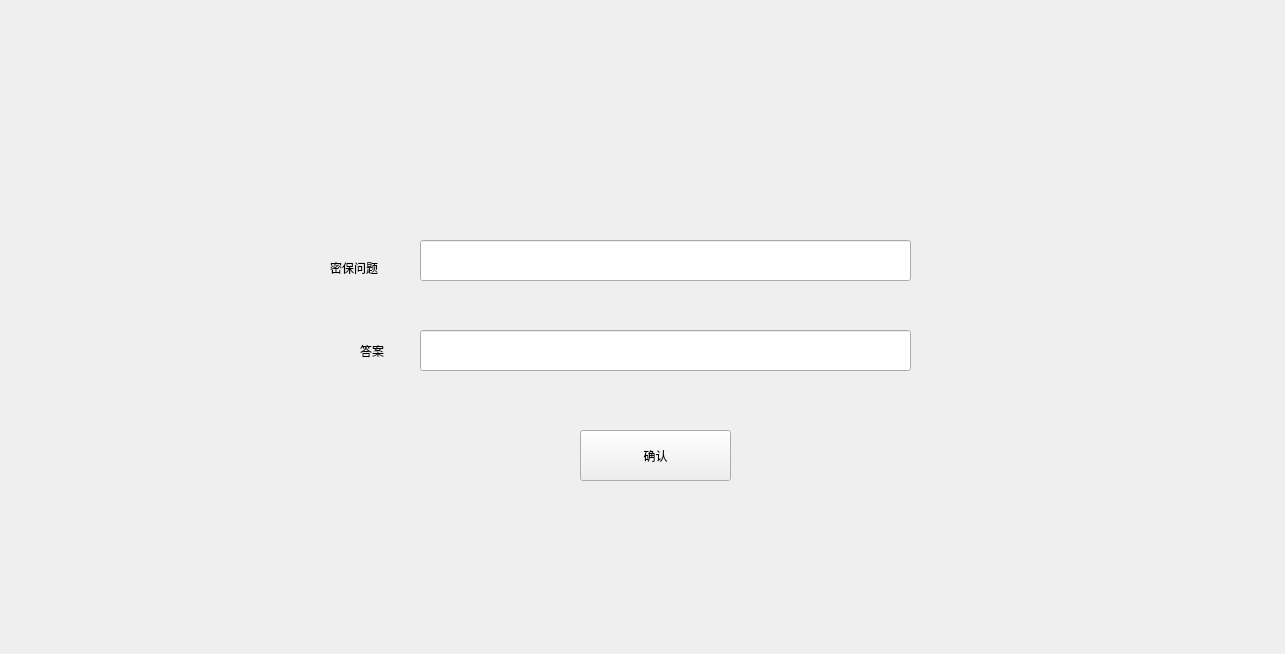
<?xml version="1.0" encoding="UTF-8"?>
<ui version="4.0">
 <class>setquestion</class>
 <widget class="QWidget" name="setquestion">
  <property name="geometry">
   <rect>
    <x>0</x>
    <y>0</y>
    <width>1285</width>
    <height>654</height>
   </rect>
  </property>
  <property name="windowTitle">
   <string>Form</string>
  </property>
  <widget class="QLabel" name="label">
   <property name="geometry">
    <rect>
     <x>330</x>
     <y>260</y>
     <width>72</width>
     <height>15</height>
    </rect>
   </property>
   <property name="text">
    <string>密保问题</string>
   </property>
  </widget>
  <widget class="QLabel" name="label_2">
   <property name="geometry">
    <rect>
     <x>360</x>
     <y>340</y>
     <width>31</width>
     <height>21</height>
    </rect>
   </property>
   <property name="text">
    <string>答案</string>
   </property>
  </widget>
  <widget class="QLineEdit" name="lineEdit">
   <property name="geometry">
    <rect>
     <x>420</x>
     <y>240</y>
     <width>491</width>
     <height>41</height>
    </rect>
   </property>
  </widget>
  <widget class="QLineEdit" name="lineEdit_2">
   <property name="geometry">
    <rect>
     <x>420</x>
     <y>330</y>
     <width>491</width>
     <height>41</height>
    </rect>
   </property>
  </widget>
  <widget class="QPushButton" name="pushButton">
   <property name="geometry">
    <rect>
     <x>580</x>
     <y>430</y>
     <width>151</width>
     <height>51</height>
    </rect>
   </property>
   <property name="text">
    <string>确认</string>
   </property>
  </widget>
 </widget>
 <resources/>
 <connections/>
</ui>
